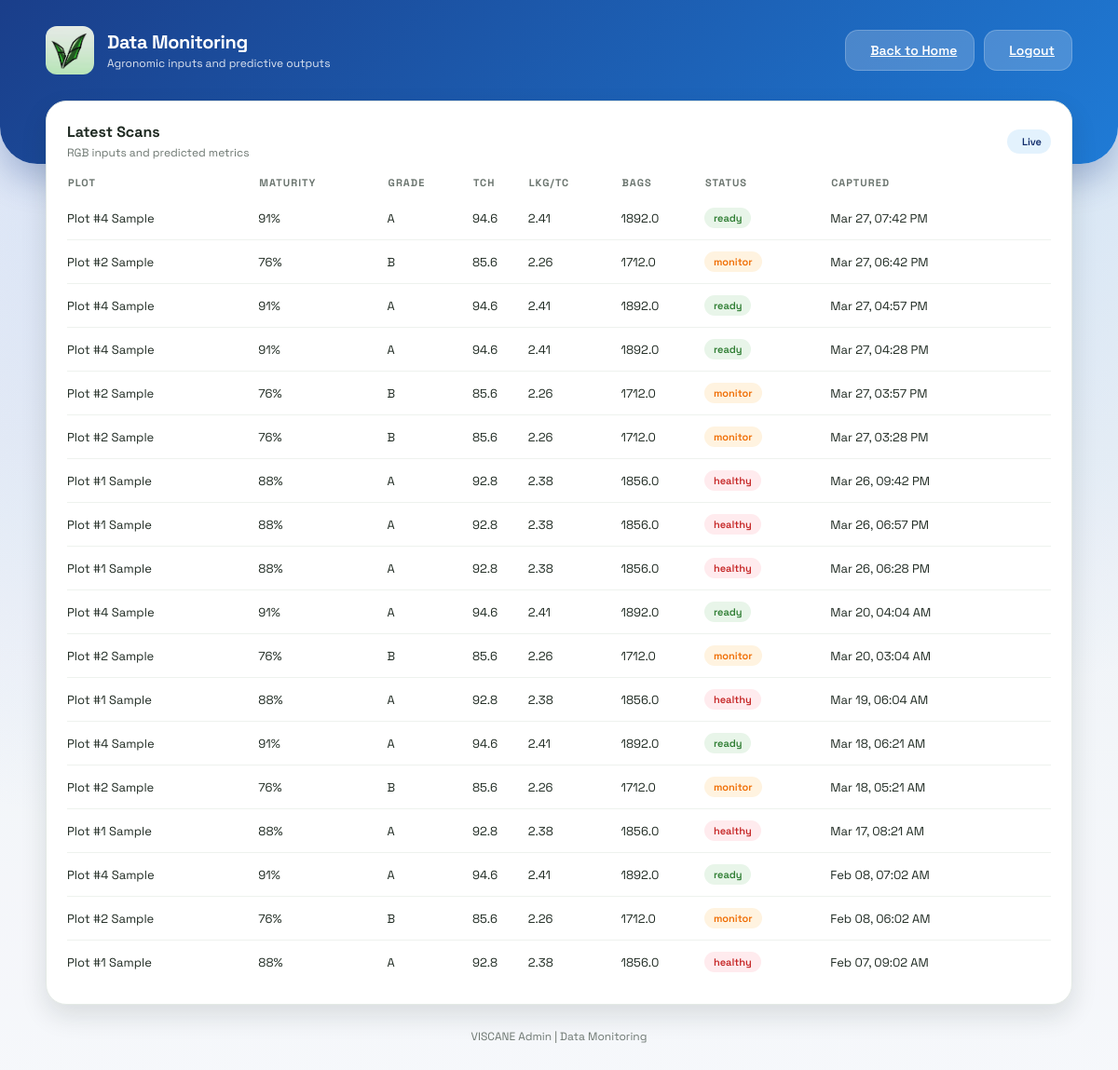
Screenshot of /admin/monitoring (signed in) with the database file from the repository.
### models.py (models this page shows)
class Scan(db.Model):
    id = db.Column(db.Integer, primary_key=True)
    user_id = db.Column(db.Integer, db.ForeignKey('user.id', ondelete='CASCADE'), nullable=False)
    plot_name = db.Column(db.String(80), nullable=False)
    grade = db.Column(db.String(2), nullable=False)
    maturity_pct = db.Column(db.Integer, nullable=False)
    status = db.Column(db.String(20), nullable=False, default='pending')
    created_at = db.Column(db.DateTime, default=datetime.utcnow, nullable=False)
    user = db.relationship('User', backref=db.backref('scans', lazy=True, cascade='all, delete-orphan'))

### app.py (the view)
@app.route('/admin/monitoring')
@login_required
def admin_monitoring():
    scans = Scan.query.order_by(Scan.created_at.desc()).limit(50).all()
    monitoring_rows = []
    for scan in scans:
        tch, lkg_tc, _ = estimate_scan_metrics(scan)
        bags = round(tch * 20, 2)
        monitoring_rows.append({
            "plot_name": scan.plot_name,
            "grade": scan.grade,
            "maturity_pct": scan.maturity_pct,
            "status": scan.status,
            "tch": tch,
            "lkg_tc": lkg_tc,
            "bags": bags,
            "created_at": scan.created_at
        })
    return render_template('admin_monitoring.html', rows=monitoring_rows, current_admin=get_current_admin())

### app.py (called while the page is built)
def login_required(view):
    @wraps(view)
    def wrapped(*args, **kwargs):
        if not session.get('admin_id'):
            return redirect(url_for('admin_login'))
        return view(*args, **kwargs)
    return wrapped

def get_current_admin():
    admin_id = session.get('admin_id')
    if not admin_id:
        return None
    admin = Admin.query.get(admin_id)
    if not admin or admin.is_archived:
        return None
    return admin

def estimate_scan_metrics(scan):
    maturity = scan.maturity_pct or 0
    estimated_tch = round(40 + (maturity * 0.6), 2)
    estimated_lkg_tc = round(1.5 + (maturity * 0.01), 2)
    estimated_trash_pct = round(max(2, 12 - (maturity * 0.08)), 2)
    return estimated_tch, estimated_lkg_tc, estimated_trash_pct

### templates/admin_monitoring.html (shortened to what this page needs)
<!DOCTYPE html>
<html lang="en">
<head>
    <link rel="stylesheet" href="{{ url_for('static', filename='style.css') }}">
</head>
<body class="admin-layout">
    <header class="dashboard-header">
        <div class="header-content">
            <div class="brand">
                <div class="brand-icon">
                    <img src="{{ url_for('static', filename='logo.jpg') }}" alt="VISCANE Logo" style="width: 100%; height: 100%; object-fit: cover; border-radius: 12px;">
                </div>
                <div>
                    <p class="brand-title">Data Monitoring</p>
                    <p class="brand-subtitle">Agronomic inputs and predictive outputs</p>
                </div>
            </div>
            <div class="header-actions">
                <a class="btn light" href="/admin">
                    Back to Home
                </a>
                <a class="btn light" href="/admin-logout">
                    Logout
                </a>
            </div>
        </div>
    </header>
    <main class="dashboard-container fade-in">
        <section class="panel">
            <div class="panel-header">
                <div>
                    <h3 class="panel-title">Latest Scans</h3>
                    <p class="panel-subtitle">RGB inputs and predicted metrics</p>
                </div>
                <span class="badge">Live</span>
            </div>
            <table class="data-table">
                <thead>
                    <tr>
                        <th>Plot</th>
                        <th>Maturity</th>
                        <th>Grade</th>
                        <th>TCH</th>
                        <th>LKG/TC</th>
                        <th>Bags</th>
                        <th>Status</th>
                        <th>Captured</th>
                    </tr>
                </thead>
                <tbody>
                    {% if rows %}
                        {% for row in rows %}
                            <tr>
                                <td>{{ row.plot_name }}</td>
                                <td>{{ row.maturity_pct }}%</td>
                                <td>{{ row.grade }}</td>
                                <td>{{ row.tch }}</td>
                                <td>{{ row.lkg_tc }}</td>
                                <td>{{ row.bags }}</td>
                                <td>
                                    <span class="tag {% if row.status == 'ready' %}success{% elif row.status == 'monitor' %}warning{% else %}alert{% endif %}">
                                        {{ row.status }}
                                    </span>
                                </td>
                                <td>{{ row.created_at.strftime('%b %d, %I:%M %p') }}</td>
                            </tr>
                        {% endfor %}
                    {% else %}
                        <tr>
                            <td colspan="8">No scan data available.</td>
                        </tr>
                    {% endif %}
                </tbody>
            </table>
        </section>
        <div class="footer-link">VISCANE Admin | Data Monitoring</div>
    </main>
</body>
</html>

### static/style.css (style rules this page uses)
:root { --glass-bg: rgba(255, 255, 255, 0.15); --glass-border: rgba(255, 255, 255, 0.2); --primary-green: #43A047; --neutral-0: #ffffff; --neutral-50: #f6f8f5; --neutral-100: #eef2ee; --neutral-200: #e3e9e5; --neutral-500: #6b756f; --neutral-900: #1f2a22; --radius-lg: 22px; --radius-md: 16px; --shadow-md: 0 12px 28px rgba(19, 32, 24, 0.12); --shadow-lg: 0 18px 45px rgba(19, 32, 24, 0.18); }
* { box-sizing: border-box; }
body { margin: 0; font-family: "Space Grotesk", sans-serif; background-image: linear-gradient(rgba(0,0,0,0.5), rgba(0,0,0,0.5)), url('background.png'); background-size: cover; background-position: center; background-attachment: fixed; display: flex; justify-content: center; align-items: center; min-height: 100vh; color: white; }
.fade-in { animation: slideUp 0.6s ease-out forwards; }
body.farmer-layout, body.admin-layout { display: block; min-height: 100vh; background-image: none; background-color: var(--neutral-50); color: var(--neutral-900); overflow-x: hidden; padding: 0; }
body.admin-layout { --accent: #1E5BBF; --accent-soft: #E3F2FD; --accent-strong: #102B6A; --header-gradient: linear-gradient(135deg, #1A3E8A, #1F7BD6); --header-shadow: 0 18px 35px rgba(26, 62, 138, 0.28); }
.dashboard-header { background: var(--header-gradient); color: white; padding: 28px 0 96px; border-radius: 0 0 40px 40px; box-shadow: var(--header-shadow); position: relative; z-index: 2; }
.header-content { max-width: 1150px; margin: 0 auto; padding: 0 24px; display: flex; justify-content: space-between; align-items: center; gap: 20px; flex-wrap: wrap; }
.brand { display: flex; align-items: center; gap: 14px; }
.brand-icon { width: 52px; height: 52px; border-radius: 16px; display: grid; place-items: center; background: rgba(255, 255, 255, 0.18); backdrop-filter: blur(8px); font-size: 26px; }
.brand-title { margin: 0; font-size: 20px; font-weight: 700; letter-spacing: -0.4px; }
.brand-subtitle { margin: 2px 0 0; font-size: 12px; opacity: 0.85; }
.header-actions { display: flex; align-items: center; gap: 10px; flex-wrap: wrap; }
.dashboard-container { max-width: 1150px; margin: -68px auto 0; padding: 0 24px 60px; position: relative; z-index: 2; }
.btn { border: none; border-radius: 14px; padding: 12px 18px; font-weight: 600; font-size: 14px; cursor: pointer; display: inline-flex; align-items: center; gap: 8px; transition: transform 0.2s ease, box-shadow 0.2s ease, background 0.2s ease; }
.btn.light { background: rgba(255,255,255,0.2); color: white; border: 1px solid rgba(255,255,255,0.2); }
.panel { background: var(--neutral-0); border-radius: var(--radius-lg); padding: 22px; border: 1px solid var(--neutral-200); box-shadow: var(--shadow-md); }
.panel-header { display: flex; justify-content: space-between; align-items: center; gap: 12px; margin-bottom: 16px; }
.panel-title { margin: 0; font-size: 16px; color: var(--neutral-900); }
.panel-subtitle { margin: 4px 0 0; font-size: 12px; color: var(--neutral-500); }
.badge { display: inline-flex; align-items: center; gap: 6px; padding: 6px 10px; border-radius: 999px; background: var(--accent-soft); color: var(--accent-strong); font-size: 11px; font-weight: 600; }
.data-table { width: 100%; border-collapse: collapse; font-size: 13px; }
.data-table th { text-align: left; color: var(--neutral-500); font-size: 11px; text-transform: uppercase; letter-spacing: 1px; padding-bottom: 8px; }
.data-table td { padding: 12px 0; border-bottom: 1px solid var(--neutral-100); }
.data-table tr:last-child td { border-bottom: none; }
.tag { display: inline-flex; align-items: center; gap: 6px; padding: 4px 10px; border-radius: 12px; font-size: 11px; font-weight: 600; background: var(--neutral-100); color: var(--neutral-500); }
.tag.success { background: #E8F5E9; color: #2E7D32; }
.tag.warning { background: #FFF3E0; color: #EF6C00; }
.tag.alert { background: #FFEBEE; color: #C62828; }
.footer-link { margin-top: 26px; text-align: center; font-size: 12px; color: var(--neutral-500); }

### rows the page displays
Scan: plot_name "Plot #4 Sample", maturity_pct "91", grade "A", tch "94.6", lkg_tc "2.41", bags "1892.0", status "ready", created_at "Mar 27, 07:42 PM"
Scan: plot_name "Plot #2 Sample", maturity_pct "76", grade "B", tch "85.6", lkg_tc "2.26", bags "1712.0", status "monitor", created_at "Mar 27, 06:42 PM"
Scan: plot_name "Plot #4 Sample", maturity_pct "91", grade "A", tch "94.6", lkg_tc "2.41", bags "1892.0", status "ready", created_at "Mar 27, 04:57 PM"
Scan: plot_name "Plot #4 Sample", maturity_pct "91", grade "A", tch "94.6", lkg_tc "2.41", bags "1892.0", status "ready", created_at "Mar 27, 04:28 PM"
Scan: plot_name "Plot #2 Sample", maturity_pct "76", grade "B", tch "85.6", lkg_tc "2.26", bags "1712.0", status "monitor", created_at "Mar 27, 03:57 PM"
Scan: plot_name "Plot #2 Sample", maturity_pct "76", grade "B", tch "85.6", lkg_tc "2.26", bags "1712.0", status "monitor", created_at "Mar 27, 03:28 PM"
Scan: plot_name "Plot #1 Sample", maturity_pct "88", grade "A", tch "92.8", lkg_tc "2.38", bags "1856.0", status "healthy", created_at "Mar 26, 09:42 PM"
Scan: plot_name "Plot #1 Sample", maturity_pct "88", grade "A", tch "92.8", lkg_tc "2.38", bags "1856.0", status "healthy", created_at "Mar 26, 06:57 PM"
Scan: plot_name "Plot #1 Sample", maturity_pct "88", grade "A", tch "92.8", lkg_tc "2.38", bags "1856.0", status "healthy", created_at "Mar 26, 06:28 PM"
Scan: plot_name "Plot #4 Sample", maturity_pct "91", grade "A", tch "94.6", lkg_tc "2.41", bags "1892.0", status "ready", created_at "Mar 20, 04:04 AM"
Scan: plot_name "Plot #2 Sample", maturity_pct "76", grade "B", tch "85.6", lkg_tc "2.26", bags "1712.0", status "monitor", created_at "Mar 20, 03:04 AM"
Scan: plot_name "Plot #1 Sample", maturity_pct "88", grade "A", tch "92.8", lkg_tc "2.38", bags "1856.0", status "healthy", created_at "Mar 19, 06:04 AM"
Scan: plot_name "Plot #4 Sample", maturity_pct "91", grade "A", tch "94.6", lkg_tc "2.41", bags "1892.0", status "ready", created_at "Mar 18, 06:21 AM"
Scan: plot_name "Plot #2 Sample", maturity_pct "76", grade "B", tch "85.6", lkg_tc "2.26", bags "1712.0", status "monitor", created_at "Mar 18, 05:21 AM"
Scan: plot_name "Plot #1 Sample", maturity_pct "88", grade "A", tch "92.8", lkg_tc "2.38", bags "1856.0", status "healthy", created_at "Mar 17, 08:21 AM"
Scan: plot_name "Plot #4 Sample", maturity_pct "91", grade "A", tch "94.6", lkg_tc "2.41", bags "1892.0", status "ready", created_at "Feb 08, 07:02 AM"
Scan: plot_name "Plot #2 Sample", maturity_pct "76", grade "B", tch "85.6", lkg_tc "2.26", bags "1712.0", status "monitor", created_at "Feb 08, 06:02 AM"
Scan: plot_name "Plot #1 Sample", maturity_pct "88", grade "A", tch "92.8", lkg_tc "2.38", bags "1856.0", status "healthy", created_at "Feb 07, 09:02 AM"
